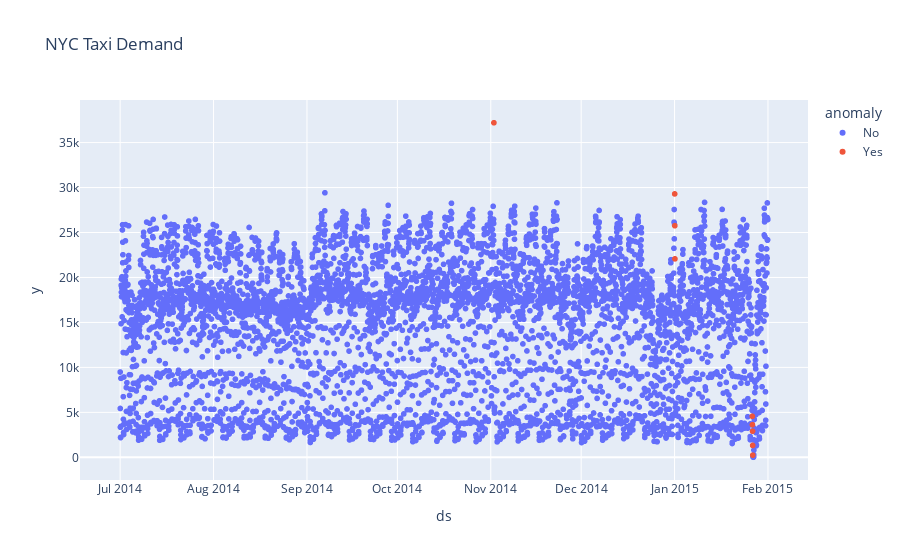

Write notebook code for a chart like this one.
### Code cell
fig = px.scatter(result.reset_index(), x='ds', y='y', color='anomaly', title='NYC Taxi Demand')
fig.show()

### Figure 1 — Plotly figure (JSON) as saved in the notebook; plotly's stock layout.template omitted (floating-point values rounded to 4 significant figures; data arrays with more than 128 entries replaced by an {"elided": "..."} marker saying what was removed)
{"data": [{"hovertemplate": "anomaly=No<br>ds=%{x}<br>y=%{y}<extra></extra>", "legendgroup": "No", "marker": {"color": "#636efa", "symbol": "circle"}, "mode": "markers", "name": "No", "showlegend": true, "type": "scattergl", "x": {"elided": "5151 str values"}, "xaxis": "x", "y": {"elided": "5151 float values"}, "yaxis": "y"}, {"hovertemplate": "anomaly=Yes<br>ds=%{x}<br>y=%{y}<extra></extra>", "legendgroup": "Yes", "marker": {"color": "#EF553B", "symbol": "circle"}, "mode": "markers", "name": "Yes", "showlegend": true, "type": "scattergl", "x": ["2014-11-02T01:00:00", "2015-01-01T01:00:00", "2015-01-01T02:00:00", "2015-01-01T03:00:00", "2015-01-26T19:00:00", "2015-01-26T20:00:00", "2015-01-26T21:00:00", "2015-01-26T22:00:00", "2015-01-26T23:00:00"], "xaxis": "x", "y": [37200.0, 29292, 25750.0, 22067, 4566.0, 3630.0, 2907, 1324.0, 243], "yaxis": "y"}], "layout": {"legend": {"title": {"text": "anomaly"}, "tracegroupgap": 0}, "title": {"text": "NYC Taxi Demand"}, "xaxis": {"anchor": "y", "domain": [0, 1], "title": {"text": "ds"}}, "yaxis": {"anchor": "x", "domain": [0, 1], "title": {"text": "y"}}}}
